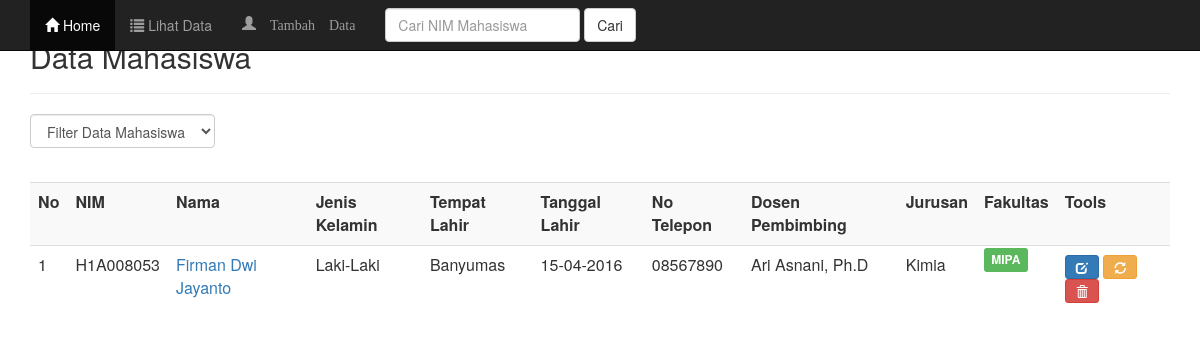
The app's page /data.php with its own data.
### tables this page shows
CREATE TABLE IF NOT EXISTS `mahasiswa` (
  `nim` varchar(10) NOT NULL,
  `nama` varchar(50) NOT NULL,
  `jenis_kelamin` text NOT NULL,
  `tempat_lahir` varchar(30) NOT NULL,
  `tanggal_lahir` varchar(30) NOT NULL,
  `alamat_asal` varchar(80) NOT NULL,
  `alamat_sekarang` varchar(80) NOT NULL,
  `no_telepon` varchar(10) NOT NULL,
  `email` varchar(30) NOT NULL,
  `dosen_pembimbing` varchar(50) NOT NULL,
  `jurusan` varchar(50) NOT NULL,
  `fakultas` varchar(50) NOT NULL,
  `username` varchar(15) NOT NULL,
  `password` varchar(15) NOT NULL,
  PRIMARY KEY (`nim`)
);

### data.php (the view, shortened to what this page needs)
<?php
include("header.php");
include("koneksi.php");
?>
	<div class="container">
		<div class="content">
			<h2>Data Mahasiswa</h2>
			<hr />
			<form class="form-inline" method="get">
				<div class="form-group">
					<select name="filter" class="form-control" onchange="form.submit()">
						<option value="0">Filter Data Mahasiswa</option>
						<?php $filter = (isset($_GET['filter']) ? strtolower($_GET['filter']) : NULL);  ?>
					</select>
				</div>
			</form>
			<br />
			<div class="table-responsive">
				<table class="table table-striped table-hover">
					<tr>
						<th>No</th>
						<th>NIM</th>
						<th>Nama</th>
						<th>Jenis Kelamin</th>
						<th>Tempat Lahir</th>
						<th>Tanggal Lahir</th>
						<th>No Telepon</th>
						<th>Dosen Pembimbing</th>
						<th>Jurusan</th>
						<th>Fakultas</th>
						<th>Tools</th>
					</tr>
					<?php
					if($filter){
						$sql = mysqli_query($koneksi, "SELECT * FROM mahasiswa WHERE fakultas='$filter' ORDER BY nim ASC");
					}else{
						$sql = mysqli_query($koneksi, "SELECT * FROM mahasiswa ORDER BY nim ASC");
					}
					if(mysqli_num_rows($sql) == 0){
						echo '<tr><td colspan="14">Data Tidak Ada.</td></tr>';
					}else{
						$no = 1;
						while($row = mysqli_fetch_assoc($sql)){
							echo '
							<tr>
								<td>'.$no.'</td>
								<td>'.$row['nim'].'</td>
								<td><a href="profile.php?nim='.$row['nim'].'">'.$row['nama'].'</a></td>
								<td>'.$row['jenis_kelamin'].'</td>
								<td>'.$row['tempat_lahir'].'</td>
								<td>'.$row['tanggal_lahir'].'</td>
								<td>'.$row['no_telepon'].'</td>
								<td>'.$row['dosen_pembimbing'].'</td>
								<td>'.$row['jurusan'].'</td>
								<td>';
								if($row['fakultas'] == 'MIPA'){
									echo '<span class="label label-success">MIPA</span>';
								}
							echo '
								</td>
								<td>
									<a href="edit.php?nim='.$row['nim'].'" title="Edit Data" data-toggle="tooltip" class="btn btn-primary btn-sm"><span class="glyphicon glyphicon-edit" aria-hidden="true"></span></a>
									<a href="password.php?nim='.$row['nim'].'" title="Ganti Password" data-toggle="tooltip" class="btn btn-warning btn-sm"><span class="glyphicon glyphicon-refresh" aria-hidden="true"></span></a>
									<a href="index.php?aksi=delete&nim='.$row['nim'].'" title="Hapus Data" data-toggle="tooltip" onclick="return confirm(\'Anda yakin akan menghapus data '.$row['nama'].'?\')" class="btn btn-danger btn-sm"><span class="glyphicon glyphicon-trash" aria-hidden="true"></span></a>
								</td>
							</tr>
							';
							$no++;
						}
					}
					?>
				</table>
			</div>
		</div>
    </div>
<?php
include("footer.php");
?>

### records on screen
mahasiswa: nim "H1A008053", nama "Firman Dwi Jayanto", jenis_kelamin "Laki-Laki", tempat_lahir "Banyumas", tanggal_lahir "15-04-2016", no_telepon "08567890", dosen_pembimbing "Ari Asnani, Ph.D", jurusan "Kimia", fakultas "MIPA"
